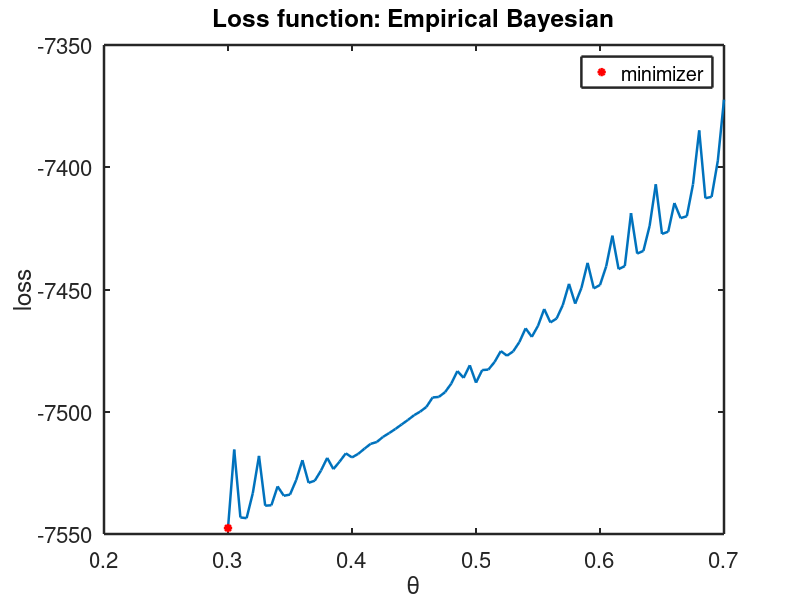

Write MATLAB code to recreate this figure. (Note: this script raises an error after producing the figure.)
load data_mis_dis_cont a_search L_MLE L_KF
axesfontsize=16;
axeslinewidth=1.8;
linelinewidth=1.8;
patchlinewidth=1.5;
set(0,'defaultaxesfontsize',axesfontsize,'defaultaxeslinewidth',axeslinewidth,...
    'defaultlinelinewidth',linelinewidth,'defaultpatchlinewidth',patchlinewidth)

figure
h=zeros(1,2);
h(1)=plot(a_search,L_MLE(:,end));
tmp=L_MLE(:,end);
i=find(tmp==min(tmp));
title('Loss function: Empirical Bayesian');
xlabel('\theta'); ylabel('loss');
hold on
h(2)=plot(a_search(i(1)),L_MLE(i(1),end),'r*');
legend(h(2),'minimizer');
h=gcf;
myprint('mis_specification_loss_EB',h)

figure;
h2=zeros(1,2);
h2(1)=semilogy(a_search,L_KF(:,end));
tmp=L_KF(:,end);
i2=find(tmp==min(tmp));
title('Loss function: Kernel Flow');
xlabel('\theta'); ylabel('loss');
hold on
h2(2)=plot(a_search(i2(1)),L_KF(i2(1),end),'r*');
legend(h2(2),'minimizer');
h=gcf;
myprint('mis_specification_loss_KF',h)

